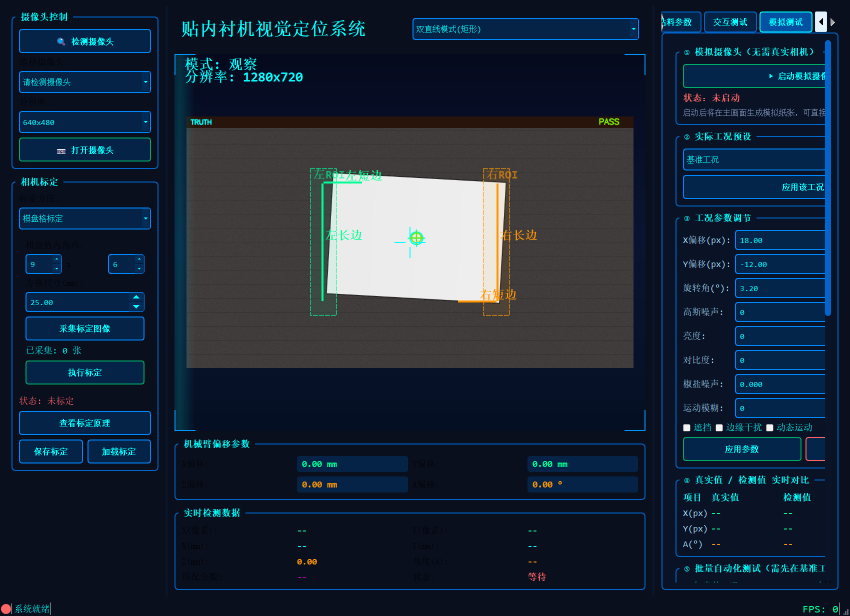
#> input picture evidence/图0_桌面GUI模拟测试页实景.png, 1700 x 1232 px (shown at 1/2 size)
$ python -i vision_system.py   (imports and definitions only)
#> lines starting #> are read from the running program, lines starting #| are printed output that depends on the picture; after the words box and inside, x2 and y2 are one past the last pixel; in counts of white or black regions, pixels touching at a corner belong together
#> further down, picture is the input picture: shape (1232, 1700, 3); mean B, G, R 58.3, 41.4, 27.2
#!/usr/bin/env python3
# -*- coding: utf-8 -*-
"""
内衬视觉定位系统 - Inner Liner Vision Positioning System
基于AUTO20.BAS流程开发的未来科技风HUD界面
支持双直线边缘识别与双外形模板识别
"""

import sys
import math
import time
import numpy as np
from collections import deque
from dataclasses import dataclass
from typing import List, Tuple, Optional
from PyQt5.QtWidgets import (QApplication, QMainWindow, QWidget, QVBoxLayout,
                             QHBoxLayout, QLabel, QPushButton, QFrame, QGridLayout,
                             QProgressBar, QSlider, QComboBox, QGroupBox, QCheckBox,
                             QTabWidget, QTableWidget, QTableWidgetItem, QHeaderView)
from PyQt5.QtCore import Qt, QTimer, pyqtSignal, QThread, QPropertyAnimation, QRectF
from PyQt5.QtGui import (QPainter, QColor, QPen, QBrush, QFont, QLinearGradient,
                         QRadialGradient, QPainterPath, QPolygonF, QImage, QPixmap,
                         QConicalGradient)


@dataclass
class VisionResult:
    x: float = 0.0
    y: float = 0.0
    angle: float = 0.0
    score: float = 0.0
    valid: bool = False


@dataclass
class EdgeLine:
    rho: float = 0.0
    theta: float = 0.0
    start: Tuple[float, float] = (0, 0)
    end: Tuple[float, float] = (0, 0)
    score: float = 0.0


# [11 lines that did not run here, left out]


class GlowingWidget(QWidget):
    # [12 lines left out: functions __init__, _update_glow, not called in this run]


class HUDButton(QPushButton):
    # [21 lines left out: function __init__, not called in this run]


# [11 lines that did not run here, left out]


class HUDPanel(QFrame):
    # [32 lines left out: functions __init__, paintEvent, not called in this run]


class EdgeDetector:
    def __init__(self):
        self.canny_low = 50
        self.canny_high = 150
        self.hough_threshold = 50
        self.min_line_length = 30
        self.max_line_gap = 10

    def detect_edges(self, image: np.ndarray) -> np.ndarray:
        if len(image.shape) == 3:
            gray = cv2.cvtColor(image, cv2.COLOR_BGR2GRAY)
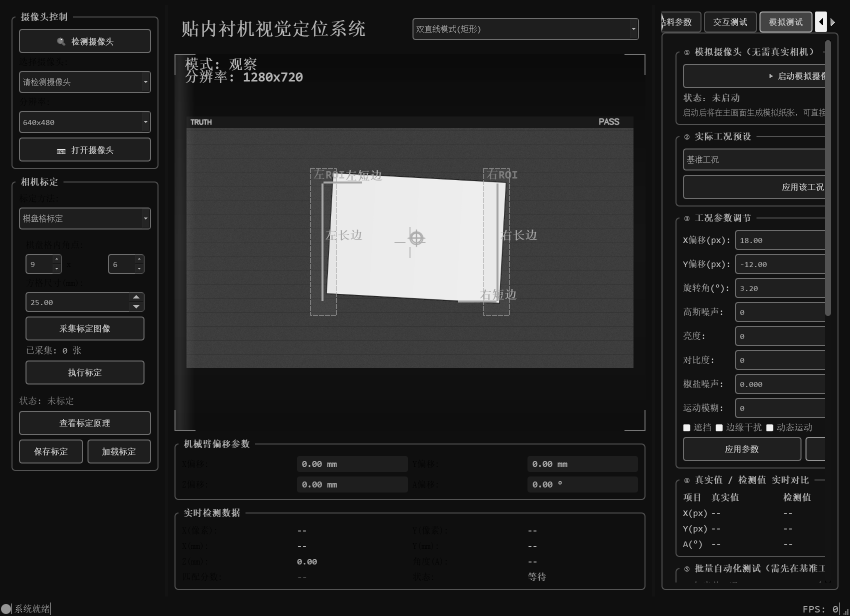
#> gray: shape (1232, 1700) (shown at 1/2 size); min 0, max 255, mean 38.9
        else:
            gray = image.copy()

        blurred = cv2.GaussianBlur(gray, (5, 5), 1.4)
        edges = cv2.Canny(blurred, self.canny_low, self.canny_high)
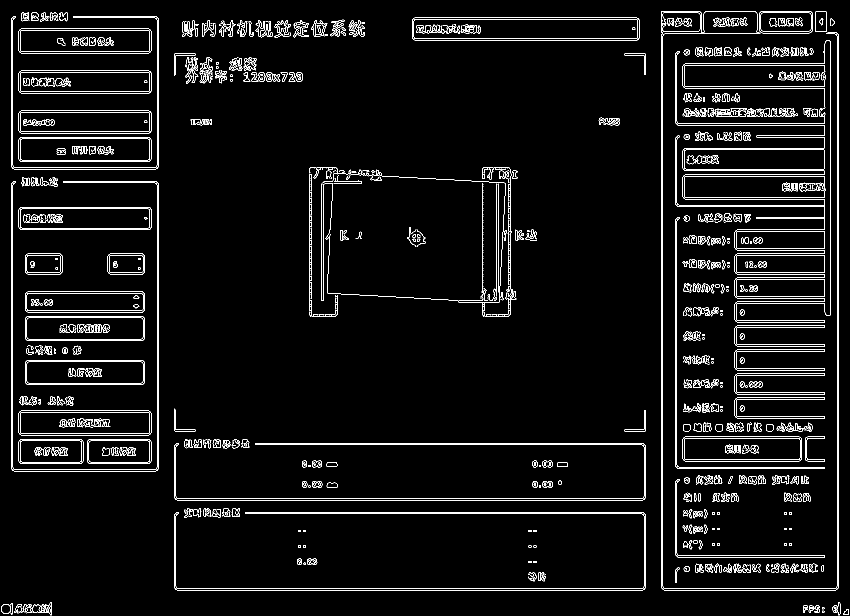
#> edges: shape (1232, 1700) (shown at 1/2 size); 4.4% white in thin lines or dots
        return edges

    # [40 lines left out: functions detect_lines, find_parallel_edges, not called in this run]


class TemplateMatcher:
    # [60 lines left out: functions __init__, add_template, create_default_template, match_template, multi_scale_match, not called in this run]


# [59 lines that did not run here, left out]


class VisionCanvas(GlowingWidget):
    # [16 lines left out: function __init__, not called in this run]

    def set_frame(self, frame: np.ndarray):
        self.current_frame = frame
        self.update()

    # [289 lines left out: functions set_result, paintEvent, _draw_background, _draw_image, _draw_placeholder, _draw_scan_effect and 7 more, not called in this run]


class StatusIndicator(QWidget):
    # [36 lines left out: functions __init__, set_active, paintEvent, not called in this run]


class DataPanel(HUDPanel):
    # [15 lines left out: functions __init__, add_data_row, not called in this run]


class MainWindow(QMainWindow):
    # [412 lines left out: functions __init__, _setup_ui, _create_left_panel, _create_center_panel, _create_right_panel, _slider_style and 5 more, not called in this run]

    def _on_frame_ready(self, frame: np.ndarray):
        self.vision_canvas.set_frame(frame)

    # [27 lines left out: functions _add_history_row, _update_stats, _toggle_detection, not called in this run]

    def _toggle_pause(self):
        self.vision_processor.paused = not self.vision_processor.paused
        self.btn_pause.setText("▶ 继续" if self.vision_processor.paused else "⏸ 暂停")

    # [7 lines left out: function _reset_system, not called in this run]

    def _change_mode(self, index):
        self.vision_processor.mode = "template" if index == 1 else "edge"

    def _update_canny_low(self, value):
        self.vision_processor.edge_detector.canny_low = value

    def _update_canny_high(self, value):
        self.vision_processor.edge_detector.canny_high = value

    def _update_hough(self, value):
        self.vision_processor.edge_detector.hough_threshold = value

    def _toggle_crosshair(self, checked):
        self.vision_canvas.show_crosshair = checked

    def _toggle_target(self, checked):
        self.vision_canvas.show_target_box = checked

    def _toggle_vectors(self, checked):
        self.vision_canvas.show_vectors = checked

    def _toggle_grid(self, checked):
        self.vision_canvas.grid_enabled = checked

    # [45 lines left out: functions _detect_cameras, _select_camera, _change_resolution, _get_frame, closeEvent, not called in this run]


try:
    import cv2
except ImportError:
    print("正在安装OpenCV...")
    import subprocess
    subprocess.check_call([sys.executable, "-m", "pip", "install", "opencv-python"])
    import cv2


class CameraManager:
    # [67 lines left out: functions __init__, detect_cameras, open_camera, read_frame, set_resolution, release and 1 more, not called in this run]


# [2 lines not run here, left out]

>>> import cv2
>>> picture = cv2.imread('evidence/图0_桌面GUI模拟测试页实景.png')
>>> result = EdgeDetector().detect_edges(picture)

$ run again, on evidence/图1_基准零位检测.png
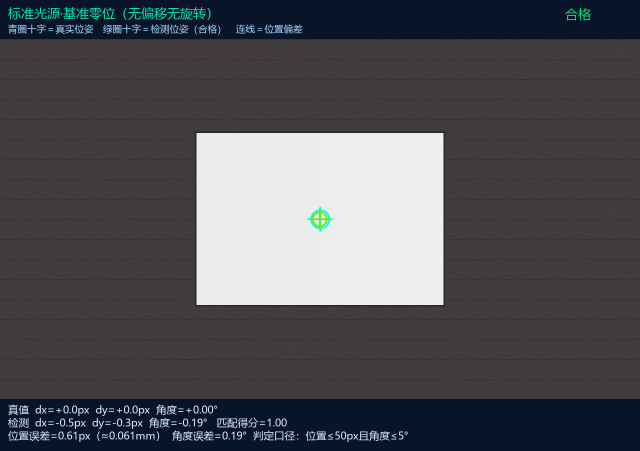
#> input picture evidence/图1_基准零位检测.png, 1280 x 902 px (shown at 1/2 size)
#> picture is the input picture: shape (902, 1280, 3); mean B, G, R 84, 80.3, 80.5
#> in detect_edges, `gray = cv2.cvtColor(image, cv2.COLOR_BGR2GRAY)`:
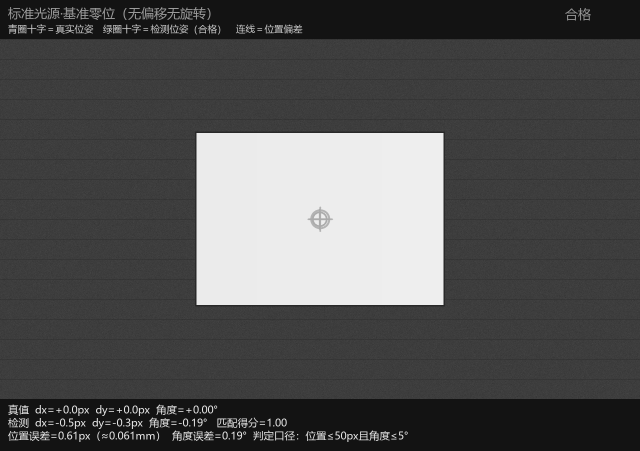
#> gray: shape (902, 1280) (shown at 1/2 size); min 19, max 238, mean 80.4
#> in detect_edges, `edges = cv2.Canny(blurred, self.canny_low, self.canny_high)`:
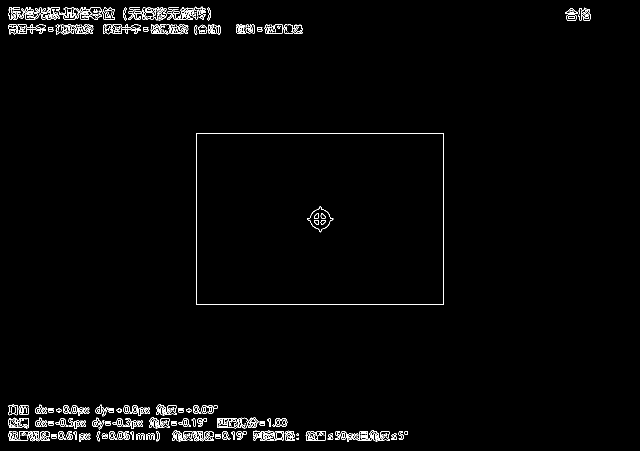
#> edges: shape (902, 1280) (shown at 1/2 size); 1.5% white in thin lines or dots, all inside (x1, y1, x2, y2) = (16, 13, 1182, 884)

$ run again, on evidence/图3_位置角度组合偏移.png
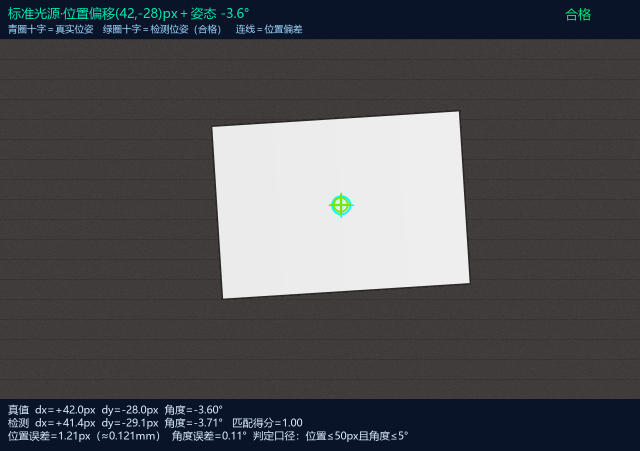
#> input picture evidence/图3_位置角度组合偏移.png, 1280 x 902 px (shown at 1/2 size)
#> picture is the input picture: shape (902, 1280, 3); mean B, G, R 84, 80.3, 80.5
#> in detect_edges, `gray = cv2.cvtColor(image, cv2.COLOR_BGR2GRAY)`:
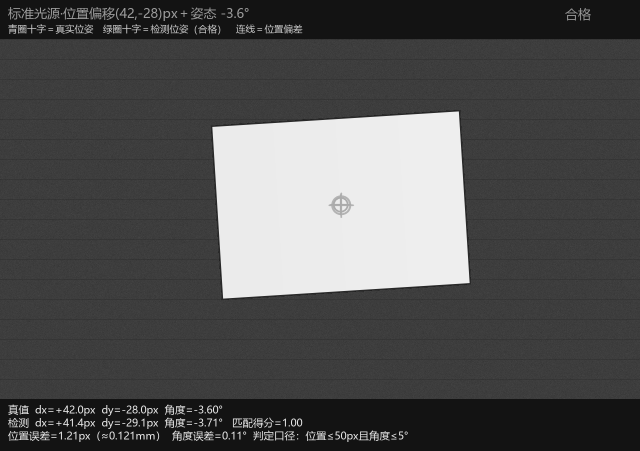
#> gray: shape (902, 1280) (shown at 1/2 size); min 19, max 238, mean 80.4
#> in detect_edges, `edges = cv2.Canny(blurred, self.canny_low, self.canny_high)`:
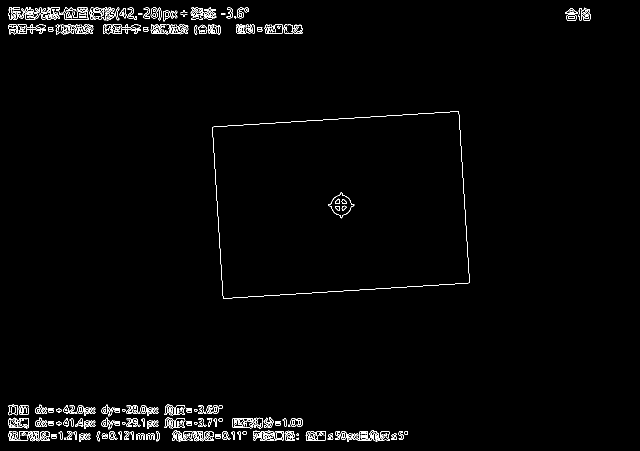
#> edges: shape (902, 1280) (shown at 1/2 size); 1.5% white in thin lines or dots, all inside (x1, y1, x2, y2) = (16, 14, 1182, 884)
